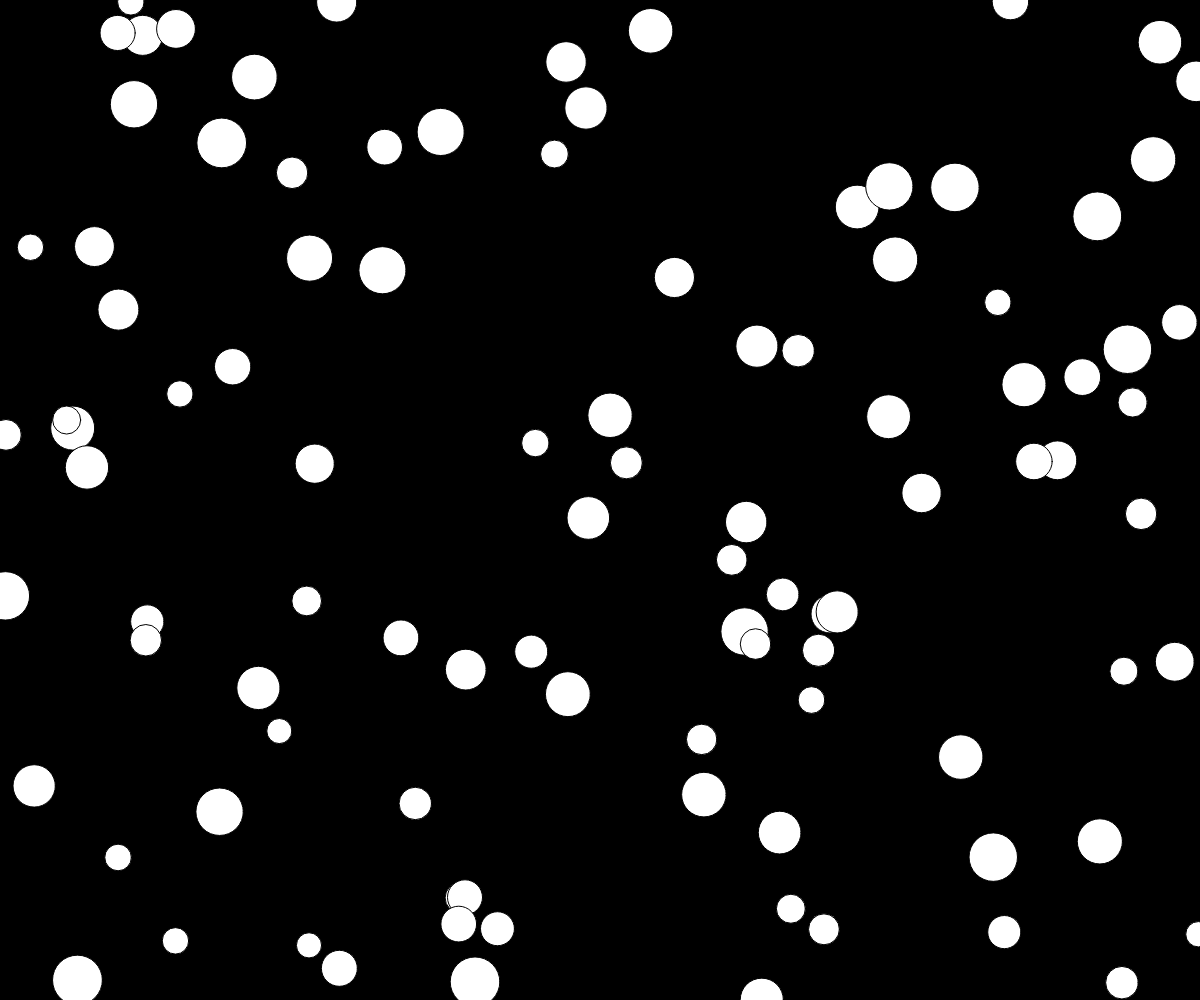
Frame 1 (no input)
Frame 60 (no input): identical to frame 1, image omitted
Frame 120 (the mouse pressed at the canvas centre since frame 60): identical to frame 1, image omitted

The p5.js sketch that drew this single still picture (run headless with seeded random() and noise() and a simulated clock; from frame 60 on, the mouse is pressed at the canvas centre):

// p5.js sketch
// ── sketch.js
let n = 100;

let x = [];
let y = []; 
let diameter = [];

// ------------------------------------------------------------------
// Code placed in setup() will run once at the beginning
function setup() {
  // Create a new canvas to match the browser size
  createCanvas(windowWidth, windowHeight);   
  
  for (let i=0; i < n; i++) {
    x[i] = random(width);
    y[i] = random(height); 
    diameter[i] = random(25, 50);    
  }
}

// ------------------------------------------------------------------
// On window resize, update the canvas size
function windowResized() {
  resizeCanvas(windowWidth, windowHeight);
}

// ------------------------------------------------------------------
// Main render loop - code placed in draw() will repeat over and over
function draw() {
  // Place your drawing code here   
  background('black');
  
  for (let i=0; i < n; i++) {     
    if (mouseIsOver(x[i], y[i], diameter[i])) {
      fill('yellow');
    }
    else {
      fill('white');
    }
    
    circle(x[i], y[i], diameter[i]);
  }
}

// ------------------------------------------------------------------
// x, y: center of a circle
// diameter: pretty obvious 
// return: true if the mouse is over, false if it is not 
function mouseIsOver(x, y, diameter) {
  let d = dist(x, y, mouseX, mouseY);
  if ( d < diameter / 2 ) {
    return true;   
  }
  else {
    return false; 
  }
}
